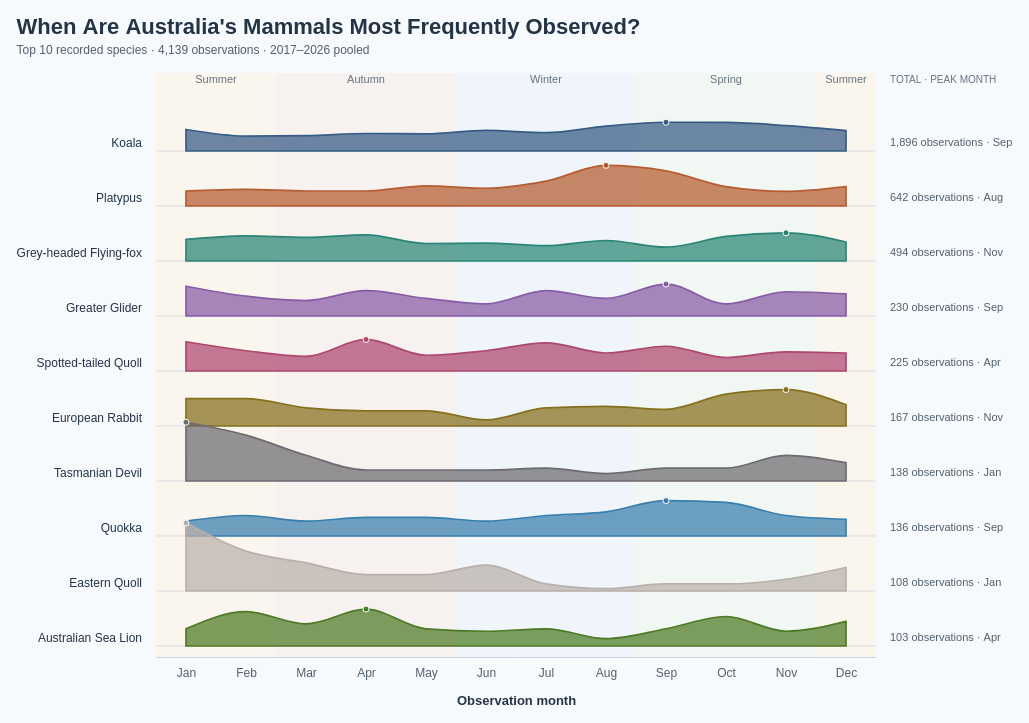

Source (Vega-Lite JSON):
### Vega specification from a JSON file in a GitHub repository (floating-point values rounded to 4 significant figures)
{"$schema": "https://vega.github.io/schema/vega/v5.json", "description": "Monthly observation ridgelines for the ten most recorded mammal species in Dataset/observations-794195.csv (top ten selected within the selected observation years). Observation dates from 2017–2026 are pooled, including partial 2026. Subspecies are combined using the first two scientific-name components, matching Lollipop.vg.json. Includes records without coordinates. All 12 months are filled for each species. Heights show monthly counts divided by that species total, on one shared percentage scale. Monotone curves connect monthly values; no kernel density estimation is applied. Rows follow species rank within the selected years. Southern hemisphere meteorological seasons are shown. Hover monthly cells for exact counts and shares; click a cell or species label to toggle highlighting. Counts measure recording activity, not animal abundance or nationwide sampling. Species colours match the ten-species palette in BumpChart.vg.json; counts and rankings use the selected observation years. Uses the 10 most recent available observation years (2017–2026), including partial 2026.", "width": 720, "height": 580, "padding": 16, "background": "#f7fafc", "title": {"text": "When Are Australia's Mammals Most Frequently Observed?", "subtitle": ["Top 10 recorded species · 4,139 observations · 2017–2026 pooled"], "anchor": "start", "font": "Arial", "fontSize": 22, "color": "#243447", "subtitleFont": "Arial", "subtitleFontSize": 12, "subtitleColor": "#52606d", "offset": 16, "subtitlePadding": 6, "subtitleLineHeight": 16}, "signals": [{"name": "hoveredSpecies", "value": null, "on": [{"events": "@monthTargets:mouseover, @speciesLabels:mouseover", "update": "datum.species"}, {"events": "@monthTargets:mouseout, @speciesLabels:mouseout", "update": "null"}]}, {"name": "selectedSpecies", "value": null, "on": [{"events": "@monthTargets:click, @speciesLabels:click", "update": "selectedSpecies == datum.species ? null : datum.species"}]}, {"name": "activeSpecies", "update": "hoveredSpecies != null ? hoveredSpecies : selectedSpecies"}], "data": [{"name": "monthly", "values": [{"species": "Koala", "scientific_name": "Phascolarctos cinereus", "order": 0, "month": 1, "monthName": "January", "count": 161, "total": 1896, "share": 0.08492, "isPeak": false}, {"species": "Koala", "scientific_name": "Phascolarctos cinereus", "order": 0, "month": 2, "monthName": "February", "count": 112, "total": 1896, "share": 0.05907, "isPeak": false}, {"species": "Koala", "scientific_name": "Phascolarctos cinereus", "order": 0, "month": 3, "monthName": "March", "count": 115, "total": 1896, "share": 0.06065, "isPeak": false}, {"species": "Koala", "scientific_name": "Phascolarctos cinereus", "order": 0, "month": 4, "monthName": "April", "count": 131, "total": 1896, "share": 0.06909, "isPeak": false}, {"species": "Koala", "scientific_name": "Phascolarctos cinereus", "order": 0, "month": 5, "monthName": "May", "count": 128, "total": 1896, "share": 0.06751, "isPeak": false}, {"species": "Koala", "scientific_name": "Phascolarctos cinereus", "order": 0, "month": 6, "monthName": "June", "count": 154, "total": 1896, "share": 0.08122, "isPeak": false}, {"species": "Koala", "scientific_name": "Phascolarctos cinereus", "order": 0, "month": 7, "monthName": "July", "count": 137, "total": 1896, "share": 0.07226, "isPeak": false}, {"species": "Koala", "scientific_name": "Phascolarctos cinereus", "order": 0, "month": 8, "monthName": "August", "count": 186, "total": 1896, "share": 0.0981, "isPeak": false}, {"species": "Koala", "scientific_name": "Phascolarctos cinereus", "order": 0, "month": 9, "monthName": "September", "count": 215, "total": 1896, "share": 0.1134, "isPeak": true}, {"species": "Koala", "scientific_name": "Phascolarctos cinereus", "order": 0, "month": 10, "monthName": "October", "count": 214, "total": 1896, "share": 0.1129, "isPeak": false}, {"species": "Koala", "scientific_name": "Phascolarctos cinereus", "order": 0, "month": 11, "monthName": "November", "count": 190, "total": 1896, "share": 0.1002, "isPeak": false}, {"species": "Koala", "scientific_name": "Phascolarctos cinereus", "order": 0, "month": 12, "monthName": "December", "count": 153, "total": 1896, "share": 0.0807, "isPeak": false}, {"species": "Platypus", "scientific_name": "Ornithorhynchus anatinus", "order": 1, "month": 1, "monthName": "January", "count": 38, "total": 642, "share": 0.05919, "isPeak": false}, {"species": "Platypus", "scientific_name": "Ornithorhynchus anatinus", "order": 1, "month": 2, "monthName": "February", "count": 42, "total": 642, "share": 0.06542, "isPeak": false}, {"species": "Platypus", "scientific_name": "Ornithorhynchus anatinus", "order": 1, "month": 3, "monthName": "March", "count": 38, "total": 642, "share": 0.05919, "isPeak": false}, {"species": "Platypus", "scientific_name": "Ornithorhynchus anatinus", "order": 1, "month": 4, "monthName": "April", "count": 38, "total": 642, "share": 0.05919, "isPeak": false}, {"species": "Platypus", "scientific_name": "Ornithorhynchus anatinus", "order": 1, "month": 5, "monthName": "May", "count": 51, "total": 642, "share": 0.07944, "isPeak": false}, {"species": "Platypus", "scientific_name": "Ornithorhynchus anatinus", "order": 1, "month": 6, "monthName": "June", "count": 45, "total": 642, "share": 0.07009, "isPeak": false}, {"species": "Platypus", "scientific_name": "Ornithorhynchus anatinus", "order": 1, "month": 7, "monthName": "July", "count": 63, "total": 642, "share": 0.09813, "isPeak": false}, {"species": "Platypus", "scientific_name": "Ornithorhynchus anatinus", "order": 1, "month": 8, "monthName": "August", "count": 103, "total": 642, "share": 0.1604, "isPeak": true}, {"species": "Platypus", "scientific_name": "Ornithorhynchus anatinus", "order": 1, "month": 9, "monthName": "September", "count": 89, "total": 642, "share": 0.1386, "isPeak": false}, {"species": "Platypus", "scientific_name": "Ornithorhynchus anatinus", "order": 1, "month": 10, "monthName": "October", "count": 49, "total": 642, "share": 0.07632, "isPeak": false}, {"species": "Platypus", "scientific_name": "Ornithorhynchus anatinus", "order": 1, "month": 11, "monthName": "November", "count": 37, "total": 642, "share": 0.05763, "isPeak": false}, {"species": "Platypus", "scientific_name": "Ornithorhynchus anatinus", "order": 1, "month": 12, "monthName": "December", "count": 49, "total": 642, "share": 0.07632, "isPeak": false}, {"species": "Grey-headed Flying-fox", "scientific_name": "Pteropus poliocephalus", "order": 2, "month": 1, "monthName": "January", "count": 42, "total": 494, "share": 0.08502, "isPeak": false}, {"species": "Grey-headed Flying-fox", "scientific_name": "Pteropus poliocephalus", "order": 2, "month": 2, "monthName": "February", "count": 49, "total": 494, "share": 0.09919, "isPeak": false}, {"species": "Grey-headed Flying-fox", "scientific_name": "Pteropus poliocephalus", "order": 2, "month": 3, "monthName": "March", "count": 46, "total": 494, "share": 0.09312, "isPeak": false}, {"species": "Grey-headed Flying-fox", "scientific_name": "Pteropus poliocephalus", "order": 2, "month": 4, "monthName": "April", "count": 51, "total": 494, "share": 0.1032, "isPeak": false}, {"species": "Grey-headed Flying-fox", "scientific_name": "Pteropus poliocephalus", "order": 2, "month": 5, "monthName": "May", "count": 34, "total": 494, "share": 0.06883, "isPeak": false}, {"species": "Grey-headed Flying-fox", "scientific_name": "Pteropus poliocephalus", "order": 2, "month": 6, "monthName": "June", "count": 35, "total": 494, "share": 0.07085, "isPeak": false}, {"species": "Grey-headed Flying-fox", "scientific_name": "Pteropus poliocephalus", "order": 2, "month": 7, "monthName": "July", "count": 30, "total": 494, "share": 0.06073, "isPeak": false}, {"species": "Grey-headed Flying-fox", "scientific_name": "Pteropus poliocephalus", "order": 2, "month": 8, "monthName": "August", "count": 40, "total": 494, "share": 0.08097, "isPeak": false}, {"species": "Grey-headed Flying-fox", "scientific_name": "Pteropus poliocephalus", "order": 2, "month": 9, "monthName": "September", "count": 27, "total": 494, "share": 0.05466, "isPeak": false}, {"species": "Grey-headed Flying-fox", "scientific_name": "Pteropus poliocephalus", "order": 2, "month": 10, "monthName": "October", "count": 48, "total": 494, "share": 0.09717, "isPeak": false}, {"species": "Grey-headed Flying-fox", "scientific_name": "Pteropus poliocephalus", "order": 2, "month": 11, "monthName": "November", "count": 55, "total": 494, "share": 0.1113, "isPeak": true}, {"species": "Grey-headed Flying-fox", "scientific_name": "Pteropus poliocephalus", "order": 2, "month": 12, "monthName": "December", "count": 37, "total": 494, "share": 0.0749, "isPeak": false}, {"species": "Greater Glider", "scientific_name": "Petauroides volans", "order": 3, "month": 1, "monthName": "January", "count": 27, "total": 230, "share": 0.1174, "isPeak": false}, {"species": "Greater Glider", "scientific_name": "Petauroides volans", "order": 3, "month": 2, "monthName": "February", "count": 18, "total": 230, "share": 0.07826, "isPeak": false}, {"species": "Greater Glider", "scientific_name": "Petauroides volans", "order": 3, "month": 3, "monthName": "March", "count": 14, "total": 230, "share": 0.06087, "isPeak": false}, {"species": "Greater Glider", "scientific_name": "Petauroides volans", "order": 3, "month": 4, "monthName": "April", "count": 23, "total": 230, "share": 0.1, "isPeak": false}, {"species": "Greater Glider", "scientific_name": "Petauroides volans", "order": 3, "month": 5, "monthName": "May", "count": 16, "total": 230, "share": 0.06957, "isPeak": false}, {"species": "Greater Glider", "scientific_name": "Petauroides volans", "order": 3, "month": 6, "monthName": "June", "count": 11, "total": 230, "share": 0.04783, "isPeak": false}, {"species": "Greater Glider", "scientific_name": "Petauroides volans", "order": 3, "month": 7, "monthName": "July", "count": 23, "total": 230, "share": 0.1, "isPeak": false}, {"species": "Greater Glider", "scientific_name": "Petauroides volans", "order": 3, "month": 8, "monthName": "August", "count": 16, "total": 230, "share": 0.06957, "isPeak": false}, {"species": "Greater Glider", "scientific_name": "Petauroides volans", "order": 3, "month": 9, "monthName": "September", "count": 29, "total": 230, "share": 0.1261, "isPeak": true}, {"species": "Greater Glider", "scientific_name": "Petauroides volans", "order": 3, "month": 10, "monthName": "October", "count": 11, "total": 230, "share": 0.04783, "isPeak": false}, {"species": "Greater Glider", "scientific_name": "Petauroides volans", "order": 3, "month": 11, "monthName": "November", "count": 22, "total": 230, "share": 0.09565, "isPeak": false}, {"species": "Greater Glider", "scientific_name": "Petauroides volans", "order": 3, "month": 12, "monthName": "December", "count": 20, "total": 230, "share": 0.08696, "isPeak": false}, {"species": "Spotted-tailed Quoll", "scientific_name": "Dasyurus maculatus", "order": 4, "month": 1, "monthName": "January", "count": 26, "total": 225, "share": 0.1156, "isPeak": false}, {"species": "Spotted-tailed Quoll", "scientific_name": "Dasyurus maculatus", "order": 4, "month": 2, "monthName": "February", "count": 18, "total": 225, "share": 0.08, "isPeak": false}, {"species": "Spotted-tailed Quoll", "scientific_name": "Dasyurus maculatus", "order": 4, "month": 3, "monthName": "March", "count": 13, "total": 225, "share": 0.05778, "isPeak": false}, {"species": "Spotted-tailed Quoll", "scientific_name": "Dasyurus maculatus", "order": 4, "month": 4, "monthName": "April", "count": 28, "total": 225, "share": 0.1244, "isPeak": true}, {"species": "Spotted-tailed Quoll", "scientific_name": "Dasyurus maculatus", "order": 4, "month": 5, "monthName": "May", "count": 14, "total": 225, "share": 0.06222, "isPeak": false}, {"species": "Spotted-tailed Quoll", "scientific_name": "Dasyurus maculatus", "order": 4, "month": 6, "monthName": "June", "count": 18, "total": 225, "share": 0.08, "isPeak": false}, {"species": "Spotted-tailed Quoll", "scientific_name": "Dasyurus maculatus", "order": 4, "month": 7, "monthName": "July", "count": 25, "total": 225, "share": 0.1111, "isPeak": false}, {"species": "Spotted-tailed Quoll", "scientific_name": "Dasyurus maculatus", "order": 4, "month": 8, "monthName": "August", "count": 16, "total": 225, "share": 0.07111, "isPeak": false}, {"species": "Spotted-tailed Quoll", "scientific_name": "Dasyurus maculatus", "order": 4, "month": 9, "monthName": "September", "count": 22, "total": 225, "share": 0.09778, "isPeak": false}, {"species": "Spotted-tailed Quoll", "scientific_name": "Dasyurus maculatus", "order": 4, "month": 10, "monthName": "October", "count": 12, "total": 225, "share": 0.05333, "isPeak": false}, {"species": "Spotted-tailed Quoll", "scientific_name": "Dasyurus maculatus", "order": 4, "month": 11, "monthName": "November", "count": 17, "total": 225, "share": 0.07556, "isPeak": false}, {"species": "Spotted-tailed Quoll", "scientific_name": "Dasyurus maculatus", "order": 4, "month": 12, "monthName": "December", "count": 16, "total": 225, "share": 0.07111, "isPeak": false}, {"species": "European Rabbit", "scientific_name": "Oryctolagus cuniculus", "order": 5, "month": 1, "monthName": "January", "count": 18, "total": 167, "share": 0.1078, "isPeak": false}, {"species": "European Rabbit", "scientific_name": "Oryctolagus cuniculus", "order": 5, "month": 2, "monthName": "February", "count": 18, "total": 167, "share": 0.1078, "isPeak": false}, {"species": "European Rabbit", "scientific_name": "Oryctolagus cuniculus", "order": 5, "month": 3, "monthName": "March", "count": 12, "total": 167, "share": 0.07186, "isPeak": false}, {"species": "European Rabbit", "scientific_name": "Oryctolagus cuniculus", "order": 5, "month": 4, "monthName": "April", "count": 10, "total": 167, "share": 0.05988, "isPeak": false}, {"species": "European Rabbit", "scientific_name": "Oryctolagus cuniculus", "order": 5, "month": 5, "monthName": "May", "count": 10, "total": 167, "share": 0.05988, "isPeak": false}, {"species": "European Rabbit", "scientific_name": "Oryctolagus cuniculus", "order": 5, "month": 6, "monthName": "June", "count": 4, "total": 167, "share": 0.02395, "isPeak": false}, {"species": "European Rabbit", "scientific_name": "Oryctolagus cuniculus", "order": 5, "month": 7, "monthName": "July", "count": 12, "total": 167, "share": 0.07186, "isPeak": false}, {"species": "European Rabbit", "scientific_name": "Oryctolagus cuniculus", "order": 5, "month": 8, "monthName": "August", "count": 13, "total": 167, "share": 0.07784, "isPeak": false}, {"species": "European Rabbit", "scientific_name": "Oryctolagus cuniculus", "order": 5, "month": 9, "monthName": "September", "count": 11, "total": 167, "share": 0.06587, "isPeak": false}, {"species": "European Rabbit", "scientific_name": "Oryctolagus cuniculus", "order": 5, "month": 10, "monthName": "October", "count": 21, "total": 167, "share": 0.1257, "isPeak": false}, {"species": "European Rabbit", "scientific_name": "Oryctolagus cuniculus", "order": 5, "month": 11, "monthName": "November", "count": 24, "total": 167, "share": 0.1437, "isPeak": true}, {"species": "European Rabbit", "scientific_name": "Oryctolagus cuniculus", "order": 5, "month": 12, "monthName": "December", "count": 14, "total": 167, "share": 0.08383, "isPeak": false}, {"species": "Tasmanian Devil", "scientific_name": "Sarcophilus harrisii", "order": 6, "month": 1, "monthName": "January", "count": 32, "total": 138, "share": 0.2319, "isPeak": true}, {"species": "Tasmanian Devil", "scientific_name": "Sarcophilus harrisii", "order": 6, "month": 2, "monthName": "February", "count": 25, "total": 138, "share": 0.1812, "isPeak": false}, {"species": "Tasmanian Devil", "scientific_name": "Sarcophilus harrisii", "order": 6, "month": 3, "monthName": "March", "count": 14, "total": 138, "share": 0.1014, "isPeak": false}, {"species": "Tasmanian Devil", "scientific_name": "Sarcophilus harrisii", "order": 6, "month": 4, "monthName": "April", "count": 6, "total": 138, "share": 0.04348, "isPeak": false}, {"species": "Tasmanian Devil", "scientific_name": "Sarcophilus harrisii", "order": 6, "month": 5, "monthName": "May", "count": 6, "total": 138, "share": 0.04348, "isPeak": false}, {"species": "Tasmanian Devil", "scientific_name": "Sarcophilus harrisii", "order": 6, "month": 6, "monthName": "June", "count": 6, "total": 138, "share": 0.04348, "isPeak": false}, {"species": "Tasmanian Devil", "scientific_name": "Sarcophilus harrisii", "order": 6, "month": 7, "monthName": "July", "count": 7, "total": 138, "share": 0.05072, "isPeak": false}, {"species": "Tasmanian Devil", "scientific_name": "Sarcophilus harrisii", "order": 6, "month": 8, "monthName": "August", "count": 4, "total": 138, "share": 0.02899, "isPeak": false}, {"species": "Tasmanian Devil", "scientific_name": "Sarcophilus harrisii", "order": 6, "month": 9, "monthName": "September", "count": 7, "total": 138, "share": 0.05072, "isPeak": false}, {"species": "Tasmanian Devil", "scientific_name": "Sarcophilus harrisii", "order": 6, "month": 10, "monthName": "October", "count": 7, "total": 138, "share": 0.05072, "isPeak": false}, {"species": "Tasmanian Devil", "scientific_name": "Sarcophilus harrisii", "order": 6, "month": 11, "monthName": "November", "count": 14, "total": 138, "share": 0.1014, "isPeak": false}, {"species": "Tasmanian Devil", "scientific_name": "Sarcophilus harrisii", "order": 6, "month": 12, "monthName": "December", "count": 10, "total": 138, "share": 0.07246, "isPeak": false}, {"species": "Quokka", "scientific_name": "Setonix brachyurus", "order": 7, "month": 1, "monthName": "January", "count": 8, "total": 136, "share": 0.05882, "isPeak": false}, {"species": "Quokka", "scientific_name": "Setonix brachyurus", "order": 7, "month": 2, "monthName": "February", "count": 11, "total": 136, "share": 0.08088, "isPeak": false}, {"species": "Quokka", "scientific_name": "Setonix brachyurus", "order": 7, "month": 3, "monthName": "March", "count": 8, "total": 136, "share": 0.05882, "isPeak": false}, {"species": "Quokka", "scientific_name": "Setonix brachyurus", "order": 7, "month": 4, "monthName": "April", "count": 10, "total": 136, "share": 0.07353, "isPeak": false}, {"species": "Quokka", "scientific_name": "Setonix brachyurus", "order": 7, "month": 5, "monthName": "May", "count": 10, "total": 136, "share": 0.07353, "isPeak": false}, {"species": "Quokka", "scientific_name": "Setonix brachyurus", "order": 7, "month": 6, "monthName": "June", "count": 8, "total": 136, "share": 0.05882, "isPeak": false}, {"species": "Quokka", "scientific_name": "Setonix brachyurus", "order": 7, "month": 7, "monthName": "July", "count": 11, "total": 136, "share": 0.08088, "isPeak": false}, {"species": "Quokka", "scientific_name": "Setonix brachyurus", "order": 7, "month": 8, "monthName": "August", "count": 13, "total": 136, "share": 0.09559, "isPeak": false}, {"species": "Quokka", "scientific_name": "Setonix brachyurus", "order": 7, "month": 9, "monthName": "September", "count": 19, "total": 136, "share": 0.1397, "isPeak": true}, {"species": "Quokka", "scientific_name": "Setonix brachyurus", "order": 7, "month": 10, "monthName": "October", "count": 18, "total": 136, "share": 0.1324, "isPeak": false}, {"species": "Quokka", "scientific_name": "Setonix brachyurus", "order": 7, "month": 11, "monthName": "November", "count": 11, "total": 136, "share": 0.08088, "isPeak": false}, {"species": "Quokka", "scientific_name": "Setonix brachyurus", "order": 7, "month": 12, "monthName": "December", "count": 9, "total": 136, "share": 0.06618, "isPeak": false}, {"species": "Eastern Quoll", "scientific_name": "Dasyurus viverrinus", "order": 8, "month": 1, "monthName": "January", "count": 29, "total": 108, "share": 0.2685, "isPeak": true}, {"species": "Eastern Quoll", "scientific_name": "Dasyurus viverrinus", "order": 8, "month": 2, "monthName": "February", "count": 17, "total": 108, "share": 0.1574, "isPeak": false}, {"species": "Eastern Quoll", "scientific_name": "Dasyurus viverrinus", "order": 8, "month": 3, "monthName": "March", "count": 12, "total": 108, "share": 0.1111, "isPeak": false}, {"species": "Eastern Quoll", "scientific_name": "Dasyurus viverrinus", "order": 8, "month": 4, "monthName": "April", "count": 7, "total": 108, "share": 0.06481, "isPeak": false}, {"species": "Eastern Quoll", "scientific_name": "Dasyurus viverrinus", "order": 8, "month": 5, "monthName": "May", "count": 7, "total": 108, "share": 0.06481, "isPeak": false}, {"species": "Eastern Quoll", "scientific_name": "Dasyurus viverrinus", "order": 8, "month": 6, "monthName": "June", "count": 11, "total": 108, "share": 0.1019, "isPeak": false}, {"species": "Eastern Quoll", "scientific_name": "Dasyurus viverrinus", "order": 8, "month": 7, "monthName": "July", "count": 3, "total": 108, "share": 0.02778, "isPeak": false}, {"species": "Eastern Quoll", "scientific_name": "Dasyurus viverrinus", "order": 8, "month": 8, "monthName": "August", "count": 1, "total": 108, "share": 0.009259, "isPeak": false}, {"species": "Eastern Quoll", "scientific_name": "Dasyurus viverrinus", "order": 8, "month": 9, "monthName": "September", "count": 3, "total": 108, "share": 0.02778, "isPeak": false}, {"species": "Eastern Quoll", "scientific_name": "Dasyurus viverrinus", "order": 8, "month": 10, "monthName": "October", "count": 3, "total": 108, "share": 0.02778, "isPeak": false}, {"species": "Eastern Quoll", "scientific_name": "Dasyurus viverrinus", "order": 8, "month": 11, "monthName": "November", "count": 5, "total": 108, "share": 0.0463, "isPeak": false}, {"species": "Eastern Quoll", "scientific_name": "Dasyurus viverrinus", "order": 8, "month": 12, "monthName": "December", "count": 10, "total": 108, "share": 0.09259, "isPeak": false}, {"species": "Australian Sea Lion", "scientific_name": "Neophoca cinerea", "order": 9, "month": 1, "monthName": "January", "count": 7, "total": 103, "share": 0.06796, "isPeak": false}, {"species": "Australian Sea Lion", "scientific_name": "Neophoca cinerea", "order": 9, "month": 2, "monthName": "February", "count": 14, "total": 103, "share": 0.1359, "isPeak": false}, {"species": "Australian Sea Lion", "scientific_name": "Neophoca cinerea", "order": 9, "month": 3, "monthName": "March", "count": 9, "total": 103, "share": 0.08738, "isPeak": false}, {"species": "Australian Sea Lion", "scientific_name": "Neophoca cinerea", "order": 9, "month": 4, "monthName": "April", "count": 15, "total": 103, "share": 0.1456, "isPeak": true}, {"species": "Australian Sea Lion", "scientific_name": "Neophoca cinerea", "order": 9, "month": 5, "monthName": "May", "count": 7, "total": 103, "share": 0.06796, "isPeak": false}, {"species": "Australian Sea Lion", "scientific_name": "Neophoca cinerea", "order": 9, "month": 6, "monthName": "June", "count": 6, "total": 103, "share": 0.05825, "isPeak": false}, {"species": "Australian Sea Lion", "scientific_name": "Neophoca cinerea", "order": 9, "month": 7, "monthName": "July", "count": 7, "total": 103, "share": 0.06796, "isPeak": false}, {"species": "Australian Sea Lion", "scientific_name": "Neophoca cinerea", "order": 9, "month": 8, "monthName": "August", "count": 3, "total": 103, "share": 0.02913, "isPeak": false}, {"species": "Australian Sea Lion", "scientific_name": "Neophoca cinerea", "order": 9, "month": 9, "monthName": "September", "count": 7, "total": 103, "share": 0.06796, "isPeak": false}, {"species": "Australian Sea Lion", "scientific_name": "Neophoca cinerea", "order": 9, "month": 10, "monthName": "October", "count": 12, "total": 103, "share": 0.1165, "isPeak": false}, {"species": "Australian Sea Lion", "scientific_name": "Neophoca cinerea", "order": 9, "month": 11, "monthName": "November", "count": 6, "total": 103, "share": 0.05825, "isPeak": false}, {"species": "Australian Sea Lion", "scientific_name": "Neophoca cinerea", "order": 9, "month": 12, "monthName": "December", "count": 10, "total": 103, "share": 0.09709, "isPeak": false}]}, {"name": "species", "values": [{"species": "Koala", "scientific_name": "Phascolarctos cinereus", "order": 0, "total": 1896, "peakMonths": "Sep"}, {"species": "Platypus", "scientific_name": "Ornithorhynchus anatinus", "order": 1, "total": 642, "peakMonths": "Aug"}, {"species": "Grey-headed Flying-fox", "scientific_name": "Pteropus poliocephalus", "order": 2, "total": 494, "peakMonths": "Nov"}, {"species": "Greater Glider", "scientific_name": "Petauroides volans", "order": 3, "total": 230, "peakMonths": "Sep"}, {"species": "Spotted-tailed Quoll", "scientific_name": "Dasyurus maculatus", "order": 4, "total": 225, "peakMonths": "Apr"}, {"species": "European Rabbit", "scientific_name": "Oryctolagus cuniculus", "order": 5, "total": 167, "peakMonths": "Nov"}, {"species": "Tasmanian Devil", "scientific_name": "Sarcophilus harrisii", "order": 6, "total": 138, "peakMonths": "Jan"}, {"species": "Quokka", "scientific_name": "Setonix brachyurus", "order": 7, "total": 136, "peakMonths": "Sep"}, {"species": "Eastern Quoll", "scientific_name": "Dasyurus viverrinus", "order": 8, "total": 108, "peakMonths": "Jan"}, {"species": "Australian Sea Lion", "scientific_name": "Neophoca cinerea", "order": 9, "total": 103, "peakMonths": "Apr"}]}, {"name": "seasons", "values": [{"start": 0.5, "end": 2.5, "label": "Summer", "fill": "#fff0d9"}, {"start": 2.5, "end": 5.5, "label": "Autumn", "fill": "#f6e7e0"}, {"start": 5.5, "end": 8.5, "label": "Winter", "fill": "#e5edf7"}, {"start": 8.5, "end": 11.5, "label": "Spring", "fill": "#e9f1e5"}, {"start": 11.5, "end": 12.5, "label": "Summer", "fill": "#fff0d9"}]}], "scales": [{"name": "x", "type": "linear", "domain": [0.5, 12.5], "range": "width", "zero": false, "nice": false}, {"name": "amplitude", "type": "linear", "domain": [0, 0.3], "range": [0, 76], "zero": true, "nice": false}, {"name": "color", "type": "ordinal", "domain": ["Koala", "Platypus", "Grey-headed Flying-fox", "Greater Glider", "Spotted-tailed Quoll", "European Rabbit", "Quokka", "Tasmanian Devil", "Eastern Barred Bandicoot", "Numbat", "Australian Sea Lion", "Eastern Quoll"], "range": ["#365B85", "#B65C30", "#2A8576", "#885BA6", "#AD4770", "#86701D", "#397FAD", "#6D6B70", "#C17A24", "#5146A0", "#4D7A24", "#bab0ab"]}], "axes": [{"orient": "bottom", "scale": "x", "values": [1, 2, 3, 4, 5, 6, 7, 8, 9, 10, 11, 12], "labelPadding": 10, "tickSize": 0, "domainColor": "#c9d3df", "labelColor": "#52606d", "title": "Observation month", "titleColor": "#243447", "titlePadding": 16, "encode": {"labels": {"update": {"text": {"signal": "['Jan','Feb','Mar','Apr','May','Jun','Jul','Aug','Sep','Oct','Nov','Dec'][datum.value-1]"}}}}}], "marks": [{"type": "rect", "encode": {"update": {"x": {"scale": "x", "field": "start"}, "x2": {"scale": "x", "field": "end"}, "y": {"value": -4}, "y2": {"signal": "height"}, "fill": {"field": "fill"}, "opacity": {"value": 0.45}}}, "from": {"data": "seasons"}, "interactive": false}, {"type": "text", "encode": {"update": {"x": {"signal": "scale('x', (datum.start + datum.end)/2)"}, "y": {"value": 6}, "text": {"field": "label"}, "align": {"value": "center"}, "fontSize": {"value": 11}, "fill": {"value": "#657381"}}}, "from": {"data": "seasons"}, "interactive": false}, {"type": "rule", "encode": {"update": {"x": {"value": 0}, "x2": {"signal": "width"}, "y": {"signal": "74 + datum.order * 55"}, "stroke": {"value": "#c9d3df"}, "strokeWidth": {"value": 0.7}}}, "from": {"data": "species"}, "interactive": false}, {"type": "group", "from": {"facet": {"name": "ridge", "data": "monthly", "groupby": "species"}}, "marks": [{"type": "area", "encode": {"update": {"x": {"scale": "x", "field": "month"}, "y": {"signal": "74 + datum.order * 55 - scale('amplitude', datum.share)"}, "y2": {"signal": "74 + datum.order * 55"}, "fill": {"scale": "color", "field": "species"}, "fillOpacity": {"value": 0.72}, "stroke": {"scale": "color", "field": "species"}, "strokeWidth": {"value": 1.7}, "opacity": {"signal": "activeSpecies == null || activeSpecies == datum.species ? 1 : 0.18"}, "interpolate": {"value": "monotone"}}}, "from": {"data": "ridge"}, "sort": {"field": "datum.month"}, "interactive": false}]}, {"type": "symbol", "encode": {"update": {"x": {"scale": "x", "field": "month"}, "y": {"signal": "74 + datum.order * 55 - scale('amplitude', datum.share)"}, "size": {"signal": "datum.isPeak ? 36 : 18"}, "fill": {"scale": "color", "field": "species"}, "stroke": {"value": "#f7fafc"}, "strokeWidth": {"value": 1}, "opacity": {"signal": "datum.isPeak || activeSpecies == datum.species ? 1 : 0"}}}, "from": {"data": "monthly"}, "interactive": false}, {"type": "text", "encode": {"update": {"x": {"value": -14}, "y": {"signal": "74 + datum.order * 55 - 8"}, "text": {"field": "species"}, "align": {"value": "right"}, "baseline": {"value": "middle"}, "fontSize": {"value": 12}, "fill": {"value": "#243447"}, "fontWeight": {"signal": "activeSpecies == datum.species ? 'bold' : 'normal'"}, "opacity": {"signal": "activeSpecies == null || activeSpecies == datum.species ? 1 : 0.18"}, "cursor": {"value": "pointer"}, "tooltip": {"signal": "{'Species': datum.species, 'Scientific name': datum.scientific_name, 'Observations (2017–2026)': datum.total, 'Peak month(s)': datum.peakMonths}"}}}, "from": {"data": "species"}, "name": "speciesLabels"}, {"type": "text", "encode": {"update": {"x": {"signal": "width + 14"}, "y": {"signal": "74 + datum.order * 55 - 8"}, "text": {"signal": "format(datum.total, ',') + ' observations · ' + datum.peakMonths"}, "baseline": {"value": "middle"}, "fontSize": {"value": 11}, "fill": {"value": "#52606d"}, "opacity": {"signal": "activeSpecies == null || activeSpecies == datum.species ? 1 : 0.18"}}}, "from": {"data": "species"}, "interactive": false}, {"type": "rect", "encode": {"update": {"x": {"signal": "scale('x', datum.month - 0.5)"}, "x2": {"signal": "scale('x', datum.month + 0.5)"}, "y": {"signal": "20 + datum.order * 55"}, "y2": {"signal": "74 + datum.order * 55"}, "fill": {"value": "transparent"}, "cursor": {"value": "pointer"}, "tooltip": {"signal": "{'Species': datum.species, 'Scientific name': datum.scientific_name, 'Month': datum.monthName, 'Observations': datum.count, 'Share of species observations': format(datum.share, '.1%'), 'Species total (2017–2026)': datum.total}"}}}, "from": {"data": "monthly"}, "name": "monthTargets"}, {"type": "text", "encode": {"update": {"x": {"signal": "width + 14"}, "y": {"value": 6}, "text": {"value": "TOTAL · PEAK MONTH"}, "fontSize": {"value": 10}, "fill": {"value": "#657381"}}}, "interactive": false}], "config": {"text": {"font": "Arial"}, "axis": {"labelFont": "Arial", "titleFont": "Arial", "labelFontSize": 12, "titleFontSize": 13}}, "usermeta": {"observationWindow": {"source": "Dataset/observations-794195.csv", "dateField": "observed_on", "years": [2017, 2018, 2019, 2020, 2021, 2022, 2023, 2024, 2025, 2026], "yearCount": 10, "includesPartialLatestYear": true}}}
